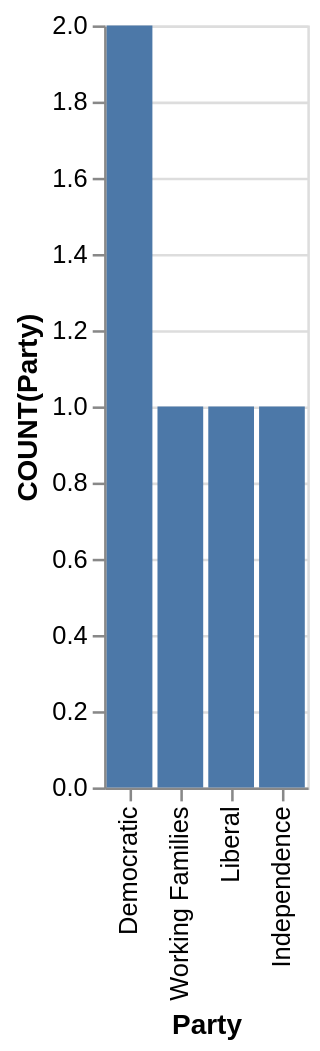

Vega-Lite specification stored for this chart:
### Vega-Lite specification from a JSON file in a GitHub repository (floating-point values rounded to 4 significant figures)
{"data": {"values": [{"x_data": "Democratic", "y_data": 2}, {"x_data": "Working Families", "y_data": 1}, {"x_data": "Liberal", "y_data": 1}, {"x_data": "Independence", "y_data": 1}]}, "mark": "bar", "encoding": {"x": {"field": "x_data", "type": "nominal", "title": "Party", "sort": {"op": "sum", "field": "y_data", "order": "descending"}}, "y": {"field": "y_data", "type": "quantitative", "title": "COUNT(Party)"}}}
